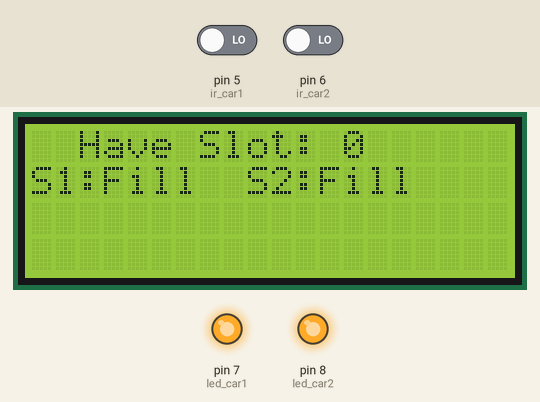
Simulated run of this sketch. Board: Arduino Uno, built with avr-gcc and run on an emulated ATmega328P. Parts: 20×4 character LCD, output pins drawn as LEDs (lit = HIGH). Inputs (shaded band) come from the test bench; at power-on: pin 5 (ir_car1) LOW, pin 6 (ir_car2) LOW.

Above: at 3.3 s.
3.4 s: pin 5 (ir_car1) driven HIGH
At 4.6 s:
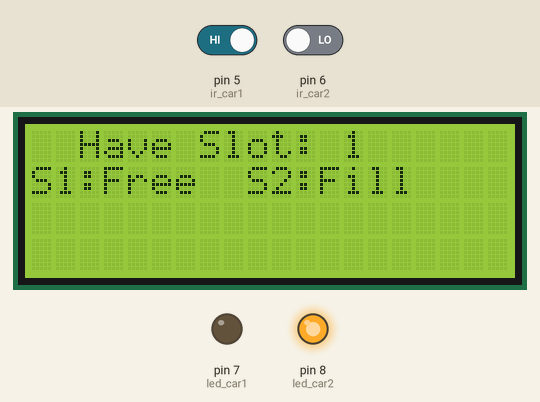
4.9 s: pin 6 (ir_car2) driven HIGH
At 6.1 s:
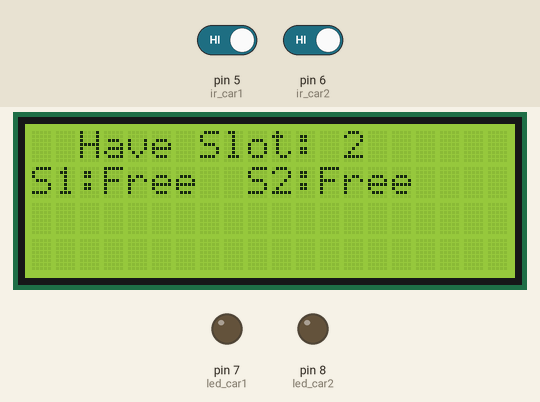
6.4 s: pin 5 (ir_car1) driven LOW
At 7.4 s:
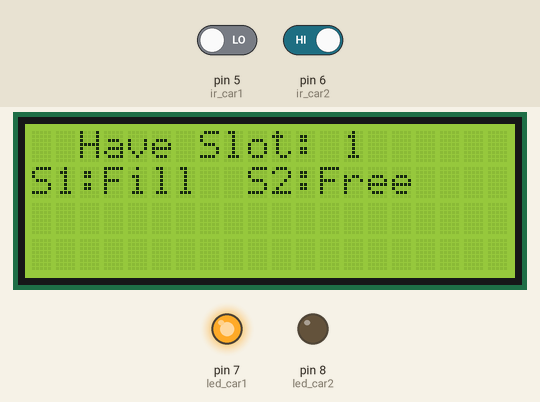
7.9 s: pin 6 (ir_car2) driven LOW
At 9.0 s:
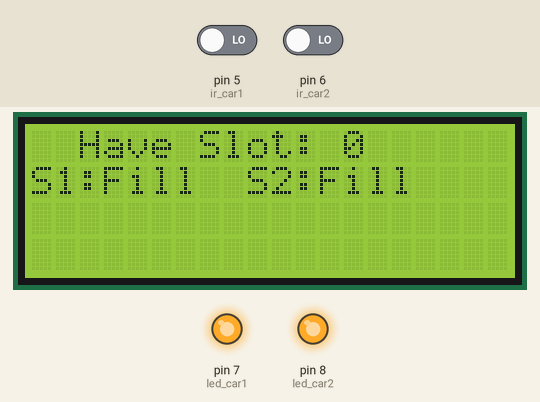
Timing chart, 0 to 10.4 s (numbered marks = the images above; inputs shaded):
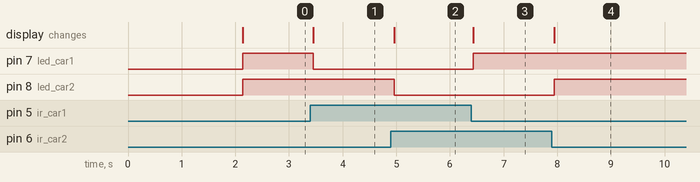

Measured:
- after the input at 3.4 s, pin 7 (led_car1): HIGH → LOW after 0.05 s; the display: changes after 0.05 s (image 1)
- after the input at 4.9 s, pin 8 (led_car2): HIGH → LOW after 0.06 s; the display: changes after 0.06 s (image 2)
- after the input at 6.4 s, pin 7 (led_car1): LOW → HIGH at once; the display: changes at once (image 3)
- after the input at 7.9 s, pin 8 (led_car2): LOW → HIGH after 0.05 s; the display: changes after 0.05 s (image 4)

The sketch:

carpack3.ino
```cpp
#include <Wire.h>
#include <LiquidCrystal_I2C.h>

LiquidCrystal_I2C lcd(0x27, 20, 4);

#define ir_car1  5
#define ir_car2  6

#define led_car1 7
#define led_car2 8

int S1 = 0, S2 = 0;
int slot = 2;

void setup() {
  Serial.begin(9600);

  pinMode(ir_car1, INPUT);
  pinMode(ir_car2, INPUT);

  pinMode(led_car1, OUTPUT);
  pinMode(led_car2, OUTPUT);

  lcd.init();
  lcd.backlight();

  lcd.setCursor(0, 1);
  lcd.print("    Car  parking  ");
  lcd.setCursor(0, 2);
  lcd.print("       System     ");
  delay(2000);
  lcd.clear();

  Read_Sensor();
  slot -= (S1 + S2);
}

void loop() {
  Read_Sensor();

  lcd.setCursor(0, 0);
  lcd.print("  Have Slot: ");
  lcd.print(slot);
  lcd.print("    ");

  lcd.setCursor(0, 1);
  lcd.print(S1 == 1 ? "S1:Fill " : "S1:Free");

  lcd.setCursor(9, 1);
  lcd.print(S2 == 1 ? "S2:Fill " : "S2:Free");

  digitalWrite(led_car1, S1);
  digitalWrite(led_car2, S2);
}

void Read_Sensor() {
  S1 = digitalRead(ir_car1) == 0 ? 1 : 0;
  S2 = digitalRead(ir_car2) == 0 ? 1 : 0;

  int occupiedSlots = S1 + S2;
  slot = 2 - occupiedSlots; // คำนวณจำนวนช่องว่างใหม่ทุกครั้งตามจำนวนช่องที่ถูกครอบครอง
}
```
